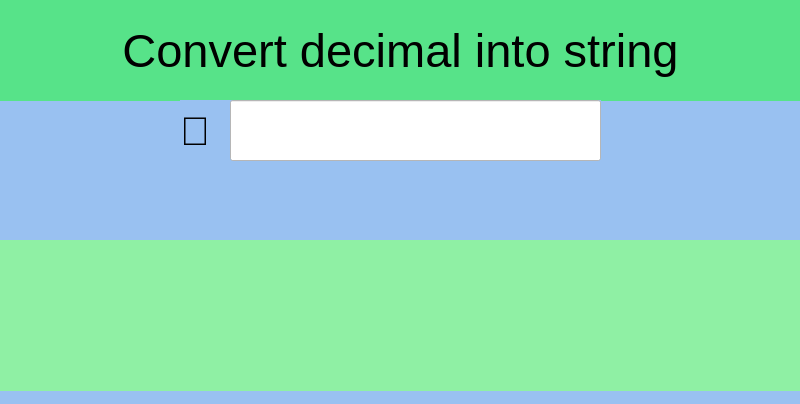
<?xml version="1.0" encoding="UTF-8"?>
<ui version="4.0">
 <class>MainWindow</class>
 <widget class="QMainWindow" name="MainWindow">
  <property name="geometry">
   <rect>
    <x>0</x>
    <y>0</y>
    <width>800</width>
    <height>404</height>
   </rect>
  </property>
  <property name="windowTitle">
   <string>MainWindow</string>
  </property>
  <property name="styleSheet">
   <string notr="true">background-color: rgb(153, 193, 241);</string>
  </property>
  <widget class="QWidget" name="centralwidget">
   <widget class="QLabel" name="label">
    <property name="geometry">
     <rect>
      <x>0</x>
      <y>0</y>
      <width>801</width>
      <height>101</height>
     </rect>
    </property>
    <property name="font">
     <font>
      <pointsize>35</pointsize>
     </font>
    </property>
    <property name="styleSheet">
     <string notr="true">background-color: rgb(87, 227, 137);</string>
    </property>
    <property name="text">
     <string>Convert decimal into string</string>
    </property>
    <property name="alignment">
     <set>Qt::AlignCenter</set>
    </property>
   </widget>
   <widget class="QLabel" name="label_2">
    <property name="geometry">
     <rect>
      <x>180</x>
      <y>100</y>
      <width>421</width>
      <height>61</height>
     </rect>
    </property>
    <property name="font">
     <font>
      <pointsize>30</pointsize>
     </font>
    </property>
    <property name="styleSheet">
     <string notr="true">background-color: rgb(153, 193, 241);</string>
    </property>
    <property name="text">
     <string>🧮</string>
    </property>
   </widget>
   <widget class="QLineEdit" name="lineINput">
    <property name="geometry">
     <rect>
      <x>230</x>
      <y>100</y>
      <width>371</width>
      <height>61</height>
     </rect>
    </property>
    <property name="font">
     <font>
      <pointsize>30</pointsize>
     </font>
    </property>
    <property name="styleSheet">
     <string notr="true">background-color: rgb(255, 255, 255);</string>
    </property>
   </widget>
   <widget class="QLabel" name="labeloutput">
    <property name="geometry">
     <rect>
      <x>0</x>
      <y>240</y>
      <width>801</width>
      <height>151</height>
     </rect>
    </property>
    <property name="font">
     <font>
      <pointsize>20</pointsize>
     </font>
    </property>
    <property name="styleSheet">
     <string notr="true">background-color: rgb(143, 240, 164);</string>
    </property>
    <property name="text">
     <string/>
    </property>
   </widget>
  </widget>
 </widget>
 <resources/>
 <connections/>
</ui>
